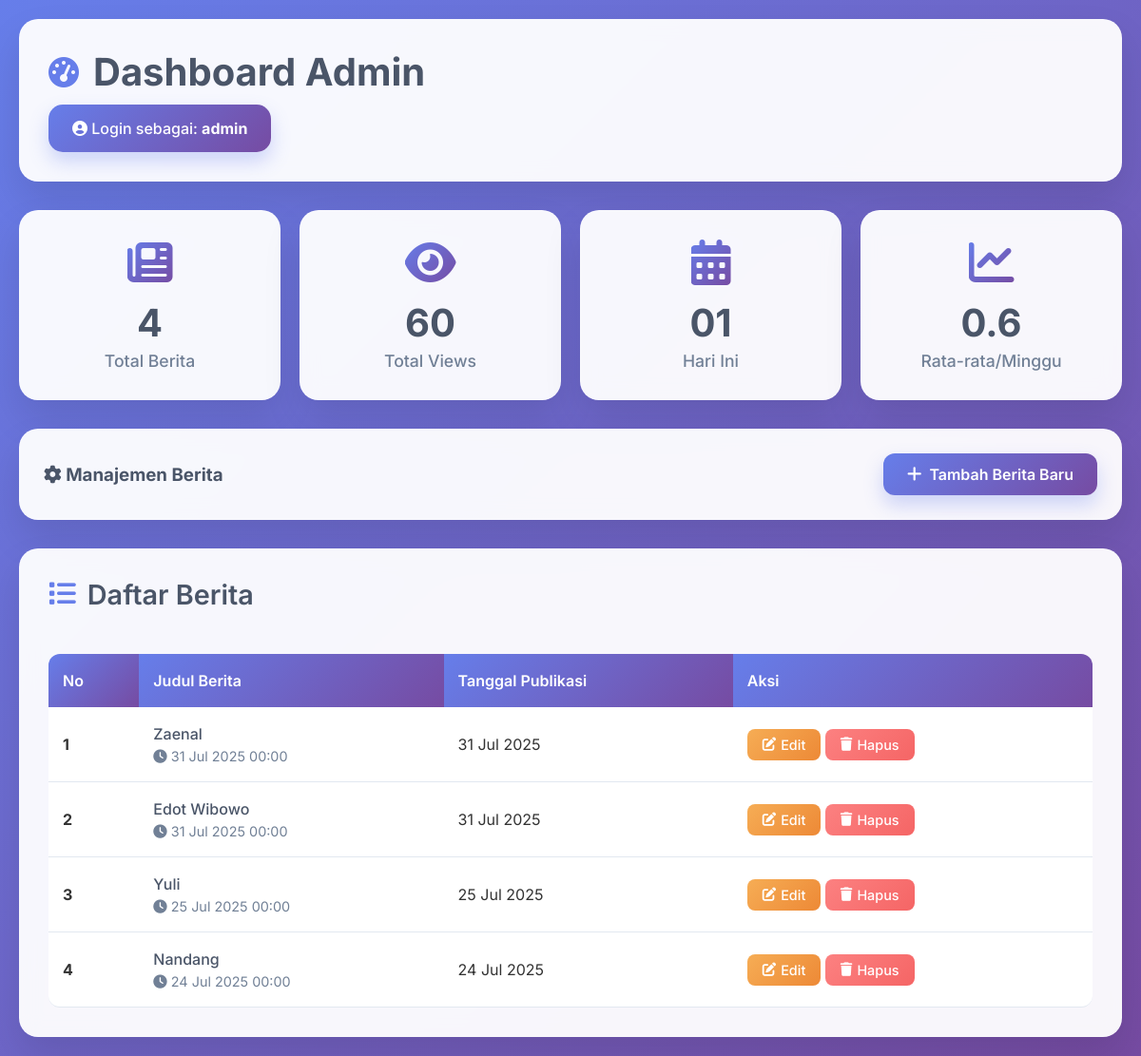
Screenshot of /admin/dashboard.php (signed in) with the database file from the repository.
### tables this page shows
CREATE TABLE `berita` (
  `id` int(11) NOT NULL,
  `judul` varchar(255) NOT NULL,
  `isi` text NOT NULL,
  `tanggal` date NOT NULL
);

### admin/dashboard.php (the view, shortened to what this page needs)
<?php
include '../config.php';
$berita = mysqli_query($koneksi, "SELECT * FROM berita ORDER BY id DESC");
$total_berita = mysqli_num_rows($berita);
?>
<!DOCTYPE html>
<html lang="id">
<head>
  <link href="https://cdnjs.cloudflare.com/ajax/libs/font-awesome/6.4.0/css/all.min.css" rel="stylesheet">
</head>
<body>
  <div class="dashboard-container">
    <div class="header fade-in">
      <h1><i class="fas fa-tachometer-alt"></i> Dashboard Admin</h1>
      <div class="user-info">
        <i class="fas fa-user-circle"></i> Login sebagai: <strong><?= $_SESSION['admin'] ?></strong>
      </div>
    </div>
    <div class="stats-grid fade-in">
      <div class="stat-card">
        <i class="fas fa-newspaper"></i>
        <div class="stat-number"><?= $total_berita ?></div>
        <div class="stat-label">Total Berita</div>
      </div>
      <div class="stat-card">
        <i class="fas fa-eye"></i>
        <div class="stat-number"><?= $total_berita * 15 ?></div>
        <div class="stat-label">Total Views</div>
      </div>
      <div class="stat-card">
        <i class="fas fa-calendar-alt"></i>
        <div class="stat-number"><?= date('d') ?></div>
        <div class="stat-label">Hari Ini</div>
      </div>
      <div class="stat-card">
        <i class="fas fa-chart-line"></i>
        <div class="stat-number"><?= $total_berita > 0 ? round($total_berita / 7, 1) : 0 ?></div>
        <div class="stat-label">Rata-rata/Minggu</div>
      </div>
    </div>
    <div class="action-bar fade-in">
      <h3 style="margin: 0; color: #4a5568;">
        <i class="fas fa-cog"></i> Manajemen Berita
      </h3>
      <a href="tambah_berita.php" class="btn-modern">
        <i class="fas fa-plus"></i> Tambah Berita Baru
      </a>
    </div>
    <div class="content-card fade-in">
      <h3><i class="fas fa-list"></i> Daftar Berita</h3>
      <?php if (mysqli_num_rows($berita) > 0): ?>
        <div style="overflow-x: auto;">
          <table class="table-modern">
            <thead>
              <tr>
                <th>No</th>
                <th>Judul Berita</th>
                <th>Tanggal Publikasi</th>
                <th>Aksi</th>
              </tr>
            </thead>
            <tbody>
              <?php $no = 1; while ($row = mysqli_fetch_assoc($berita)): ?>
                <tr>
                  <td><strong><?= $no++ ?></strong></td>
                  <td>
                    <div style="font-weight: 500; color: #4a5568;"><?= $row['judul'] ?></div>
                    <div style="font-size: 0.9rem; color: #718096; margin-top: 5px;">
                      <i class="fas fa-clock"></i> <?= date('d M Y H:i', strtotime($row['tanggal'])) ?>
                    </div>
                  </td>
                  <td><?= date('d M Y', strtotime($row['tanggal'])) ?></td>
                  <td>
                    <a href="edit_berita.php?id=<?= $row['id'] ?>" class="btn-action btn-edit">
                      <i class="fas fa-edit"></i> Edit
                    </a>
                    <a href="hapus_berita.php?id=<?= $row['id'] ?>" class="btn-action btn-delete"
                       onclick="return confirm('Apakah Anda yakin ingin menghapus berita ini?')">
                      <i class="fas fa-trash"></i> Hapus
                    </a>
                  </td>
                </tr>
              <?php endwhile; ?>
            </tbody>
          </table>
        </div>
      <?php endif; ?>
    </div>
  </div>
</body>
</html>

### admin/dashboard.php (style rules this page uses)
* { margin: 0; padding: 0; box-sizing: border-box; }
body { font-family: 'Inter', sans-serif; background: linear-gradient(135deg, #667eea 0%, #764ba2 100%); min-height: 100vh; color: #333; }
.dashboard-container { max-width: 1200px; margin: 0 auto; padding: 20px; }
.header { background: rgba(255, 255, 255, 0.95); backdrop-filter: blur(10px); border-radius: 20px; padding: 30px; margin-bottom: 30px; box-shadow: 0 20px 40px rgba(0, 0, 0, 0.1); border: 1px solid rgba(255, 255, 255, 0.2); }
.header h1 { color: #4a5568; font-size: 2.5rem; font-weight: 700; margin-bottom: 10px; display: flex; align-items: center; gap: 15px; }
.header h1 i { color: #667eea; font-size: 2rem; }
.user-info { background: linear-gradient(135deg, #667eea, #764ba2); color: white; padding: 15px 25px; border-radius: 15px; display: inline-block; font-weight: 500; box-shadow: 0 10px 20px rgba(102, 126, 234, 0.3); }
.stats-grid { display: grid; grid-template-columns: repeat(auto-fit, minmax(250px, 1fr)); gap: 20px; margin-bottom: 30px; }
.stat-card { background: rgba(255, 255, 255, 0.95); backdrop-filter: blur(10px); border-radius: 20px; padding: 30px; text-align: center; box-shadow: 0 20px 40px rgba(0, 0, 0, 0.1); border: 1px solid rgba(255, 255, 255, 0.2); transition: transform 0.3s ease, box-shadow 0.3s ease; }
.stat-card i { font-size: 3rem; margin-bottom: 15px; background: linear-gradient(135deg, #667eea, #764ba2); -webkit-background-clip: text; -webkit-text-fill-color: transparent; background-clip: text; }
.stat-number { font-size: 2.5rem; font-weight: 700; color: #4a5568; margin-bottom: 5px; }
.stat-label { color: #718096; font-weight: 500; font-size: 1.1rem; }
.action-bar { background: rgba(255, 255, 255, 0.95); backdrop-filter: blur(10px); border-radius: 20px; padding: 25px; margin-bottom: 30px; box-shadow: 0 20px 40px rgba(0, 0, 0, 0.1); border: 1px solid rgba(255, 255, 255, 0.2); display: flex; justify-content: space-between; align-items: center; flex-wrap: wrap; gap: 15px; }
.btn-modern { background: linear-gradient(135deg, #667eea, #764ba2); color: white; border: none; padding: 12px 25px; border-radius: 12px; font-weight: 600; text-decoration: none; display: inline-flex; align-items: center; gap: 8px; transition: all 0.3s ease; box-shadow: 0 10px 20px rgba(102, 126, 234, 0.3); }
.btn-modern i { font-size: 1.1rem; }
.content-card { background: rgba(255, 255, 255, 0.95); backdrop-filter: blur(10px); border-radius: 20px; padding: 30px; box-shadow: 0 20px 40px rgba(0, 0, 0, 0.1); border: 1px solid rgba(255, 255, 255, 0.2); }
.content-card h3 { color: #4a5568; font-size: 1.8rem; font-weight: 600; margin-bottom: 25px; display: flex; align-items: center; gap: 12px; }
.content-card h3 i { color: #667eea; }
.table-modern { width: 100%; border-collapse: separate; border-spacing: 0; margin-top: 20px; }
.table-modern th { background: linear-gradient(135deg, #667eea, #764ba2); color: white; padding: 18px 15px; text-align: left; font-weight: 600; font-size: 1rem; }
.table-modern th:first-child { border-top-left-radius: 12px; }
.table-modern th:last-child { border-top-right-radius: 12px; }
.table-modern td { padding: 18px 15px; border-bottom: 1px solid #e2e8f0; background: white; }
.table-modern tr:last-child td:first-child { border-bottom-left-radius: 12px; }
.table-modern tr:last-child td:last-child { border-bottom-right-radius: 12px; }
.btn-action { padding: 8px 16px; border-radius: 8px; font-weight: 500; text-decoration: none; display: inline-flex; align-items: center; gap: 5px; font-size: 0.9rem; transition: all 0.3s ease; border: none; cursor: pointer; }
.btn-edit { background: linear-gradient(135deg, #f6ad55, #ed8936); color: white; }
.btn-delete { background: linear-gradient(135deg, #fc8181, #f56565); color: white; }
.fade-in { animation: fadeIn 0.6s ease-in; }

### rows the page displays
berita: judul "Zaenal", tanggal "31 Jul 2025 00:00", tanggal "31 Jul 2025"
berita: judul "Edot Wibowo", tanggal "31 Jul 2025 00:00", tanggal "31 Jul 2025"
berita: judul "Yuli", tanggal "25 Jul 2025 00:00", tanggal "25 Jul 2025"
berita: judul "Nandang", tanggal "24 Jul 2025 00:00", tanggal "24 Jul 2025"

### other values shown
$_SESSION['admin'] "admin"
$total_berita "4"
$total_berita * 15 "60"
$total_berita / 7 "0.6"
